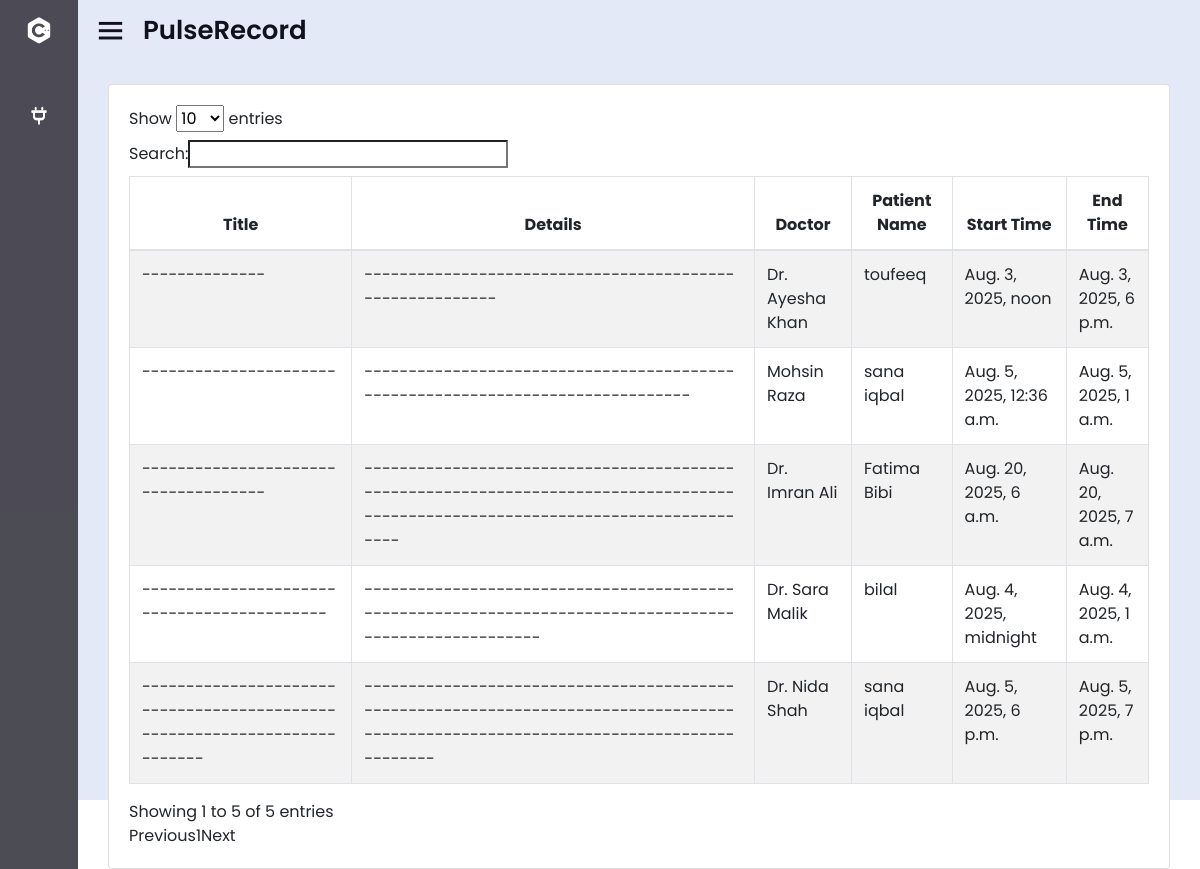
Screenshot of /doctor_appointment_view/ with the database file from the repository.
### patient/models.py (models this page shows, shortened)
class Appointment(models.Model):
    id = models.AutoField(primary_key=True)
    title = models.CharField(max_length=100)
    start_datetime = models.DateTimeField()
    end_datetime = models.DateTimeField()
    detail = models.TextField()
    hospital = models.ForeignKey('Hospital', on_delete=models.CASCADE)
    patient = models.ForeignKey('Patient', on_delete=models.CASCADE)
    doctor = models.ForeignKey('Doctor', on_delete=models.CASCADE)

class Doctor(models.Model):
    username = models.CharField(max_length=255, unique=True)
    password = models.CharField(max_length=255, default = "123")
    id = models.AutoField(primary_key=True)
    name = models.CharField(max_length=100, null=True, blank=True)
    gender = models.CharField(max_length=100, null=True, blank=True)
    specialization = models.CharField(max_length=100, null=True, blank=True)
    license_number = models.CharField(max_length=50, null=True, blank=True)
    contact_number = models.CharField(max_length=20, null=True, blank=True)
    bio = models.TextField(null=True, blank=True)
    hospital = models.OneToOneField(Hospital, on_delete=models.CASCADE, null=True, blank=True)
    def __str__(self):
        return self.name

class Patient(models.Model):
    id = models.AutoField(primary_key=True)
    name = models.CharField(max_length=25, blank=True, null=True)
    date_of_birth = models.DateField(blank=True, null=True)
    address = models.TextField()
    medical_history = models.TextField(blank=True)
    email = models.EmailField(blank=True, null=True)
    MRN = models.CharField(max_length=20, unique=True, null=True)
    def __str__(self):
        return str(self.name)

### patient/views.py (the view)
# urls.py: path('doctor_appointment_view/', views.doctor_appointment_view, name='doctor_appointment_view'),
def doctor_appointment_view(request):
    user = request.user  # This should be a logged-in doctor user
    try:
        doctor = Doctor.objects.get(name=user)
    except Doctor.DoesNotExist:
        doctor = None  # Handle the case where there is no matching doctor
    if doctor:
        appointments = Appointment.objects.filter(doctor=doctor)
        return render(request, 'patient/doctor_appointment_view.html', {'appointments': appointments})
    else:
        appointments = Appointment.objects.all()
        return render(request, 'patient/doctor_appointment_view.html', {'appointments': appointments})

### patient/templates/patient/doctor_appointment_view.html (shortened to what this page needs)
{% extends "patient/base.html" %}
{% block content %}
{% block extrascripts %}
<link rel="stylesheet" href="https://cdnjs.cloudflare.com/ajax/libs/font-awesome/5.15.3/css/all.min.css">
<link rel="stylesheet" type="text/css" href="https://stackpath.bootstrapcdn.com/bootstrap/4.4.1/css/bootstrap.min.css">
<link rel="stylesheet" type="text/css" href="https://pixinvent.com/stack-responsive-bootstrap-4-admin-template/app-assets/css/bootstrap-extended.min.css">
<link rel="stylesheet" type="text/css" href="https://pixinvent.com/stack-responsive-bootstrap-4-admin-template/app-assets/fonts/simple-line-icons/style.min.css">
<link rel="stylesheet" type="text/css" href="https://pixinvent.com/stack-responsive-bootstrap-4-admin-template/app-assets/css/colors.min.css">
<link rel="stylesheet" type="text/css" href="https://pixinvent.com/stack-responsive-bootstrap-4-admin-template/app-assets/css/bootstrap.min.css">
{% endblock extrascripts %}
<br>
<div class="grey-bg container-fluid">
      <div class="col-12">
        <div class="card">
          <div class="card-content">
            <div class="card-body">
              <table id="example" class="table table-striped table-bordered" style="width:100%">
                <thead>
                    <tr style="text-align:center">
                      <th>Title</th>
                      <th>Details</th>
                      <th>Doctor</th>
                      <th>Patient Name</th>
                      <th>Start Time</th>
                      <th>End Time</th>
                    </tr>
                </thead>
                <tbody>
                    {% for x in appointments %}
                    <tr>
                        <td>{{ x.title }}</td>
                        <td>{{ x.detail }}</td>
                        <td>{{ x.doctor }}</td>
                        <td>{{ x.patient }}</td>
                        <td>{{ x.start_datetime }}</td>
                        <td>{{ x.end_datetime }}</td>
                    </tr>
                    {% endfor %}
                </tbody>
            </table>
            </div>
          </div>
        </div>
      </div>
    </div>
  </section>
{% endblock %}

### patient/templates/patient/base.html (shortened to what this page needs)
<!DOCTYPE html>
<html lang="en" dir="ltr">
  <head>
{% load static %}
    <link href='https://unpkg.com/boxicons@2.0.7/css/boxicons.min.css' rel='stylesheet'>
   </head>
<body>
  <div class="sidebar close">
    <div class="logo-details">
      <i class='bx bxl-c-plus-plus'></i>
    </div>
    <ul class="nav-links">
      <li>
        <div class="iocn-link">
          <a href="#">
            <i class='bx bx-plug' ></i>
          </a>
        </div>
      </li>
</ul>
  </div>
  <section class="home-section">
    <div class="home-content">
      <i class='bx bx-menu' ></i>
      <span class="text">PulseRecord</span>
    </div>
    <div class="main-content" >
      {%block content%}
      {%endblock%}
</body>
</html>

### patient/templates/patient/base.html (style rules this page uses)
* { margin: 0; padding: 0; box-sizing: border-box; font-family: 'Poppins', sans-serif; }
.sidebar { position: fixed; top: 0; left: 0; height: 100%; width: 260px; background: #11101d; z-index: 100; transition: all 0.5s ease; }
.sidebar.close { width: 78px; }
.sidebar .logo-details { height: 60px; width: 100%; display: flex; align-items: center; }
.sidebar .logo-details i { font-size: 30px; color: #fff; height: 50px; min-width: 78px; text-align: center; line-height: 50px; }
.sidebar .nav-links { height: 100%; padding: 30px 0 150px 0; overflow: auto; }
.sidebar.close .nav-links { overflow: visible; }
.sidebar .nav-links li { position: relative; list-style: none; transition: all 0.4s ease; }
.sidebar .nav-links li .iocn-link { display: flex; align-items: center; justify-content: space-between; }
.sidebar.close .nav-links li .iocn-link { display: block }
.sidebar .nav-links li i { height: 50px; min-width: 78px; text-align: center; line-height: 50px; color: #fff; font-size: 20px; cursor: pointer; transition: all 0.3s ease; }
.sidebar .nav-links li a { display: flex; align-items: center; text-decoration: none; }
.home-section { position: relative; background: #E4E9F7; height: 100vh; left: 260px; width: calc(100% - 260px); transition: all 0.5s ease; }
.sidebar.close ~ .home-section { left: 78px; width: calc(100% - 78px); }
.home-section .home-content { height: 60px; display: flex; align-items: center; }
.home-section .home-content .bx-menu, .home-section .home-content .text { color: #11101d; font-size: 35px; }
.home-section .home-content .bx-menu { margin: 0 15px; cursor: pointer; }
.home-section .home-content .text { font-size: 26px; font-weight: 600; }

### rows the page displays
Appointment: title "--------------", detail "---------------------------------------------------------", doctor "Dr. Ayesha Khan", patient "toufeeq", start_datetime "Aug. 3, 2025, noon", end_datetime "Aug. 3, 2025, 6 p.m."
Appointment: title "----------------------", detail "-------------------------------------------------------------------------------", doctor "Mohsin Raza", patient "sana iqbal", start_datetime "Aug. 5, 2025, 12:36 a.m.", end_datetime "Aug. 5, 2025, 1 a.m."
Appointment: title "-------------------------------------------", detail "--------------------------------------------------------------------------------------------------------", doctor "Dr. Sara Malik", patient "bilal", start_datetime "Aug. 4, 2025, midnight", end_datetime "Aug. 4, 2025, 1 a.m."
Appointment: title "-------------------------------------------------------------------------", detail "--------------------------------------------------------------------------------------------------------------------------------------", doctor "Dr. Nida Shah", patient "sana iqbal", start_datetime "Aug. 5, 2025, 6 p.m.", end_datetime "Aug. 5, 2025, 7 p.m."
Appointment: title "------------------------------------", detail "----------------------------------------------------------------------------------------------------------------------------------", doctor "Dr. Imran Ali", patient "Fatima Bibi", start_datetime "Aug. 20, 2025, 6 a.m.", end_datetime "Aug. 20, 2025, 7 a.m."
